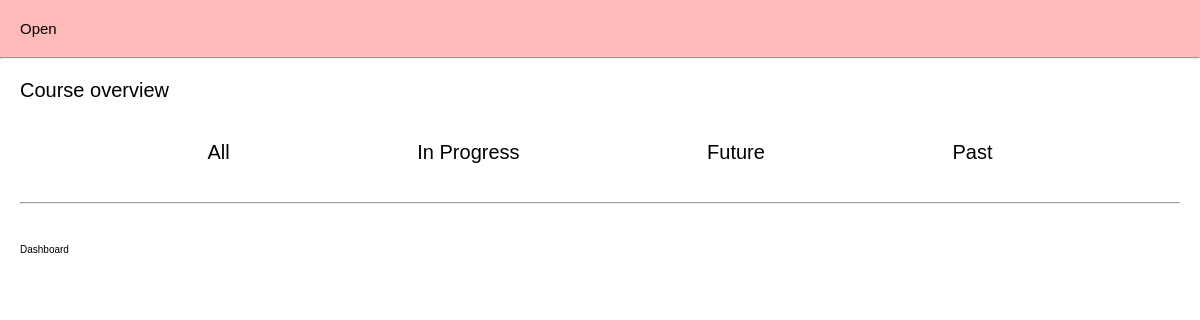
Before: / with the older database file.
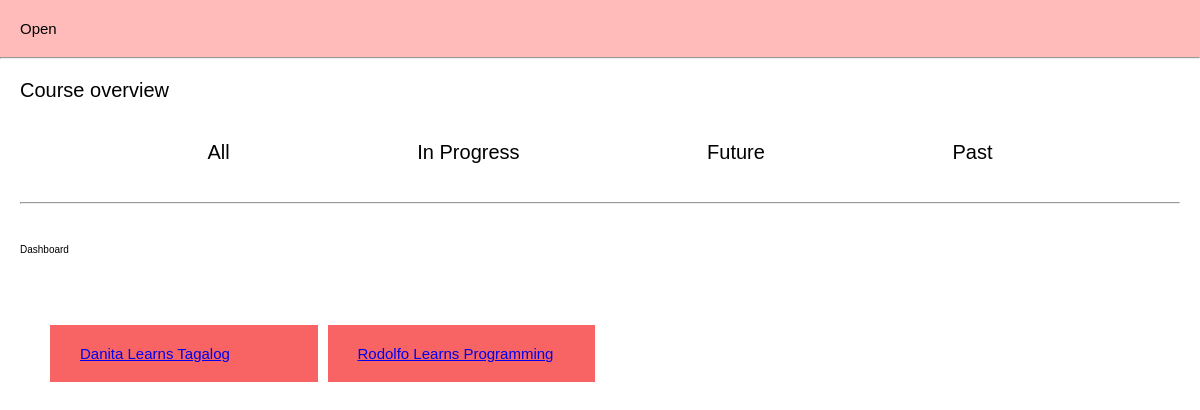
After: the same page with the newer database file.
### base/models.py (models this page shows, shortened)
class Clase(models.Model):
    host = models.ForeignKey(User, on_delete=models.SET_NULL,null=True )
    topic = models.ForeignKey(Topic, on_delete=models.SET_NULL,null=True)
    name = models.CharField(max_length=200)
    modules = models.ManyToManyField(Module, related_name='modules', blank=True)
    description = models.TextField(null=True, blank=True)
    updated = models.DateTimeField(auto_now=True)
    created = models.DateTimeField(auto_now_add=True)
    progress = models.IntegerField(default=0)

### base/views.py (the view)
# urls.py: 2. Add a URL to urlpatterns:  path('', views.home, name='home')
def home(request):
    clases = Clase.objects.all()
    context = { 'clases': clases}
    return render(request, 'base/home.html', context)

### base/templates/base/home.html (shortened to what this page needs)
<!DOCTYPE html>
<html lang="en">
<head>
</head>
<body>
    <div class="menu">
        <div class="menu-btn">
            Open
        </div>
    </div>
    <hr>
    <div class="header">
        Course overview
        <ul class="headerUl">
            <li>All</li>
            <li>In Progress</li>
            <li>Future</li>
            <li>Past</li>
        </ul>
        <hr>
    </div>
    <div class="menu-options">
        <div class="menu-option">
            <span>Dashboard</span>
        </div>
    </div>
    <div class="clases">
        {% for clase in clases %}
        <a href="{% url 'class' clase.id %}">
            <div class="clase-item">
                <div class="clase-text">
                    <p>{{clase.name}}</p>
                </div>
            </div>
        </a>
        {% endfor %}
    </div>
</body>
</html>

### base/templates/base/home.html (style rules this page uses)
* { margin: 0; padding: 0; box-sizing: border-box; }
html { font-size: 62.5% ; font-family: 'Poppins', sans-serif; }
.header { font-size: 2rem; padding: 2rem; }
.menu-options, .topics { padding: 2rem; }
.menu { background-color: rgb(255, 186, 186); padding: 2rem 2rem; font-size: 1.5rem; }
ul { list-style: none; display: flex; justify-content: space-evenly; height: 10rem; align-items: center; font-weight: normal; }
.clase-item { padding: 2rem 3rem; background-color: rgb(248, 100, 100); }
.clases { padding: 5rem; display: grid; grid-template-columns: 1fr 1fr 1fr 1fr; grid-gap: 1rem; justify-content: space-evenly; font-size: 1.5rem; }

Changed rows visible on the page:
added Clase: name "Danita Learns Tagalog"
added Clase: name "Rodolfo Learns Programming"
